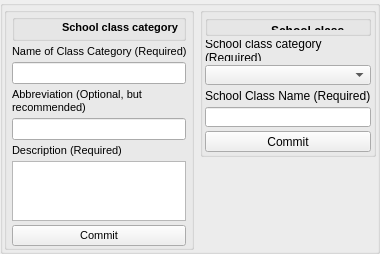
                       <widget class="QGroupBox" name="groupBox_33">
                        <property name="maximumSize">
                         <size>
                          <width>16777215</width>
                          <height>240</height>
                         </size>
                        </property>
                        <property name="title">
                         <string/>
                        </property>
                        <layout class="QHBoxLayout" name="horizontalLayout_43">
                         <property name="leftMargin">
                          <number>1</number>
                         </property>
                         <property name="topMargin">
                          <number>1</number>
                         </property>
                         <property name="rightMargin">
                          <number>1</number>
                         </property>
                         <property name="bottomMargin">
                          <number>1</number>
                         </property>
                         <item alignment="Qt::AlignTop">
                          <widget class="QGroupBox" name="groupBox_6">
                           <property name="minimumSize">
                            <size>
                             <width>0</width>
                             <height>0</height>
                            </size>
                           </property>
                           <property name="maximumSize">
                            <size>
                             <width>190</width>
                             <height>16777215</height>
                            </size>
                           </property>
                           <property name="font">
                            <font>
                             <pointsize>8</pointsize>
                            </font>
                           </property>
                           <property name="title">
                            <string/>
                           </property>
                           <property name="alignment">
                            <set>Qt::AlignCenter</set>
                           </property>
                           <layout class="QVBoxLayout" name="verticalLayout_3">
                            <property name="spacing">
                             <number>4</number>
                            </property>
                            <property name="leftMargin">
                             <number>5</number>
                            </property>
                            <property name="topMargin">
                             <number>1</number>
                            </property>
                            <property name="rightMargin">
                             <number>5</number>
                            </property>
                            <property name="bottomMargin">
                             <number>1</number>
                            </property>
                            <item>
                             <widget class="QGroupBox" name="groupBox_16">
                              <property name="title">
                               <string/>
                              </property>
                              <layout class="QHBoxLayout" name="horizontalLayout_34">
                               <property name="leftMargin">
                                <number>1</number>
                               </property>
                               <property name="topMargin">
                                <number>1</number>
                               </property>
                               <property name="rightMargin">
                                <number>1</number>
                               </property>
                               <property name="bottomMargin">
                                <number>4</number>
                               </property>
                               <item>
                                <widget class="QLabel" name="label_108">
                                 <property name="maximumSize">
                                  <size>
                                   <width>40</width>
                                   <height>25</height>
                                  </size>
                                 </property>
                                 <property name="text">
                                  <string/>
                                 </property>
                                 <property name="pixmap">
                                  <pixmap>../Icons-mine/classgroup.png</pixmap>
                                 </property>
                                 <property name="scaledContents">
                                  <bool>true</bool>
                                 </property>
                                </widget>
                               </item>
                               <item>
                                <widget class="QLabel" name="label_73">
                                 <property name="text">
                                  <string>&lt;span style=&quot;font-weight:bold&quot;&gt;School class category&lt;/span&gt;</string>
                                 </property>
                                 <property name="wordWrap">
                                  <bool>true</bool>
                                 </property>
                                </widget>
                               </item>
                              </layout>
                             </widget>
                            </item>
                            <item>
                             <widget class="QLabel" name="label_53">
                              <property name="text">
                               <string>Name of Class Category (Required)</string>
                              </property>
                             </widget>
                            </item>
                            <item>
                             <widget class="QLineEdit" name="class_cat_lineedit"/>
                            </item>
                            <item>
                             <widget class="QLabel" name="label_54">
                              <property name="text">
                               <string>Abbreviation (Optional, but recommended)</string>
                              </property>
                              <property name="wordWrap">
                               <bool>true</bool>
                              </property>
                             </widget>
                            </item>
                            <item>
                             <widget class="QLineEdit" name="class_cat_abbrev_lineedit"/>
                            </item>
                            <item>
                             <widget class="QLabel" name="label_55">
                              <property name="text">
                               <string>Description (Required)</string>
                              </property>
                             </widget>
                            </item>
                            <item>
                             <widget class="QTextEdit" name="class_cat_desc_textedit">
                              <property name="html">
                               <string>&lt;!DOCTYPE HTML PUBLIC &quot;-//W3C//DTD HTML 4.0//EN&quot; &quot;http://www.w3.org/TR/REC-html40/strict.dtd&quot;&gt;
&lt;html&gt;&lt;head&gt;&lt;meta name=&quot;qrichtext&quot; content=&quot;1&quot; /&gt;&lt;style type=&quot;text/css&quot;&gt;
p, li { white-space: pre-wrap; }
&lt;/style&gt;&lt;/head&gt;&lt;body style=&quot; font-family:'MS Shell Dlg 2'; font-size:8.25pt; font-weight:400; font-style:normal;&quot;&gt;
&lt;p style=&quot;-qt-paragraph-type:empty; margin-top:0px; margin-bottom:0px; margin-left:0px; margin-right:0px; -qt-block-indent:0; text-indent:0px; font-family:'MS Shell Dlg 2';&quot;&gt;&lt;br /&gt;&lt;/p&gt;&lt;/body&gt;&lt;/html&gt;</string>
                              </property>
                             </widget>
                            </item>
                            <item>
                             <spacer name="verticalSpacer_2">
                              <property name="orientation">
                               <enum>Qt::Vertical</enum>
                              </property>
                              <property name="sizeHint" stdset="0">
                               <size>
                                <width>20</width>
                                <height>40</height>
                               </size>
                              </property>
                             </spacer>
                            </item>
                            <item>
                             <widget class="QPushButton" name="class_cat_btn">
                              <property name="text">
                               <string>Commit</string>
                              </property>
                             </widget>
                            </item>
                           </layout>
                          </widget>
                         </item>
                         <item alignment="Qt::AlignTop">
                          <widget class="QGroupBox" name="classArmGroupBox">
                           <property name="maximumSize">
                            <size>
                             <width>16777215</width>
                             <height>150</height>
                            </size>
                           </property>
                           <property name="title">
                            <string/>
                           </property>
                           <property name="alignment">
                            <set>Qt::AlignCenter</set>
                           </property>
                           <layout class="QVBoxLayout" name="verticalLayout_2">
                            <property name="spacing">
                             <number>4</number>
                            </property>
                            <property name="leftMargin">
                             <number>2</number>
                            </property>
                            <property name="topMargin">
                             <number>2</number>
                            </property>
                            <property name="rightMargin">
                             <number>2</number>
                            </property>
                            <property name="bottomMargin">
                             <number>2</number>
                            </property>
                            <item>
                             <widget class="QGroupBox" name="groupBox_10">
                              <property name="title">
                               <string/>
                              </property>
                              <layout class="QHBoxLayout" name="horizontalLayout_10">
                               <property name="spacing">
                                <number>10</number>
                               </property>
                               <property name="leftMargin">
                                <number>3</number>
                               </property>
                               <property name="topMargin">
                                <number>3</number>
                               </property>
                               <property name="rightMargin">
                                <number>3</number>
                               </property>
                               <property name="bottomMargin">
                                <number>3</number>
                               </property>
                               <item>
                                <widget class="QLabel" name="label_41">
                                 <property name="maximumSize">
                                  <size>
                                   <width>50</width>
                                   <height>17</height>
                                  </size>
                                 </property>
                                 <property name="text">
                                  <string/>
                                 </property>
                                 <property name="pixmap">
                                  <pixmap>../Icons-mine/class.png</pixmap>
                                 </property>
                                 <property name="scaledContents">
                                  <bool>true</bool>
                                 </property>
                                </widget>
                               </item>
                               <item>
                                <widget class="QLabel" name="label_64">
                                 <property name="text">
                                  <string>&lt;span style=&quot;font-weight:bold&quot;&gt;School class&lt;/span&gt; </string>
                                 </property>
                                 <property name="wordWrap">
                                  <bool>true</bool>
                                 </property>
                                </widget>
                               </item>
                              </layout>
                             </widget>
                            </item>
                            <item>
                             <widget class="QLabel" name="label_14">
                              <property name="text">
                               <string>School class category (Required)</string>
                              </property>
                              <property name="wordWrap">
                               <bool>true</bool>
                              </property>
                             </widget>
                            </item>
                            <item>
                             <widget class="QComboBox" name="create_class_combo"/>
                            </item>
                            <item>
                             <widget class="QLabel" name="label_76">
                              <property name="toolTip">
                               <string>You can simply put in a number (integer), to keep things simple. If you so desire.</string>
                              </property>
                              <property name="text">
                               <string>School Class Name (Required)</string>
                              </property>
                             </widget>
                            </item>
                            <item>
                             <widget class="QLineEdit" name="class_name_lineedit"/>
                            </item>
                            <item>
                             <widget class="QPushButton" name="create_sch_class_btn">
                              <property name="text">
                               <string>Commit</string>
                              </property>
                             </widget>
                            </item>
                           </layout>
                          </widget>
                         </item>
                        </layout>
                       </widget>
